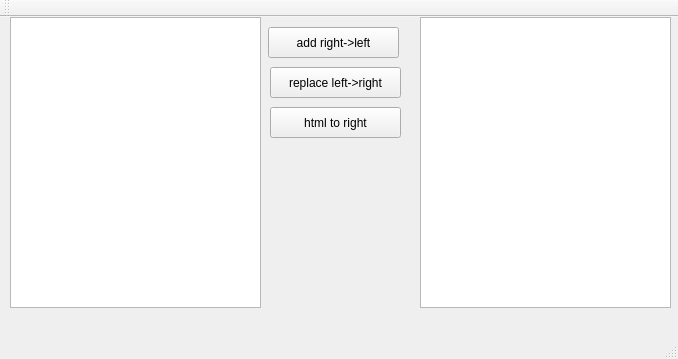
<?xml version="1.0" encoding="UTF-8"?>
<ui version="4.0">
 <class>MainWindow</class>
 <widget class="QMainWindow" name="MainWindow">
  <property name="geometry">
   <rect>
    <x>0</x>
    <y>0</y>
    <width>678</width>
    <height>359</height>
   </rect>
  </property>
  <property name="windowTitle">
   <string>MainWindow</string>
  </property>
  <widget class="QWidget" name="centralWidget">
   <widget class="QPlainTextEdit" name="pTextEdit_left">
    <property name="geometry">
     <rect>
      <x>10</x>
      <y>0</y>
      <width>251</width>
      <height>291</height>
     </rect>
    </property>
   </widget>
   <widget class="QPlainTextEdit" name="pTextEdit_right">
    <property name="geometry">
     <rect>
      <x>420</x>
      <y>0</y>
      <width>251</width>
      <height>291</height>
     </rect>
    </property>
   </widget>
   <widget class="QPushButton" name="pButton_add">
    <property name="geometry">
     <rect>
      <x>268</x>
      <y>10</y>
      <width>131</width>
      <height>31</height>
     </rect>
    </property>
    <property name="text">
     <string>add right-&gt;left</string>
    </property>
   </widget>
   <widget class="QPushButton" name="pButton_replace">
    <property name="geometry">
     <rect>
      <x>270</x>
      <y>50</y>
      <width>131</width>
      <height>31</height>
     </rect>
    </property>
    <property name="text">
     <string>replace left-&gt;right</string>
    </property>
   </widget>
   <widget class="QPushButton" name="pButton_html">
    <property name="geometry">
     <rect>
      <x>270</x>
      <y>90</y>
      <width>131</width>
      <height>31</height>
     </rect>
    </property>
    <property name="text">
     <string>html to right</string>
    </property>
   </widget>
  </widget>
  <widget class="QMenuBar" name="menuBar">
   <property name="geometry">
    <rect>
     <x>0</x>
     <y>0</y>
     <width>678</width>
     <height>22</height>
    </rect>
   </property>
  </widget>
  <widget class="QToolBar" name="mainToolBar">
   <attribute name="toolBarArea">
    <enum>TopToolBarArea</enum>
   </attribute>
   <attribute name="toolBarBreak">
    <bool>false</bool>
   </attribute>
  </widget>
  <widget class="QStatusBar" name="statusBar"/>
 </widget>
 <layoutdefault spacing="6" margin="11"/>
 <resources/>
 <connections/>
</ui>
